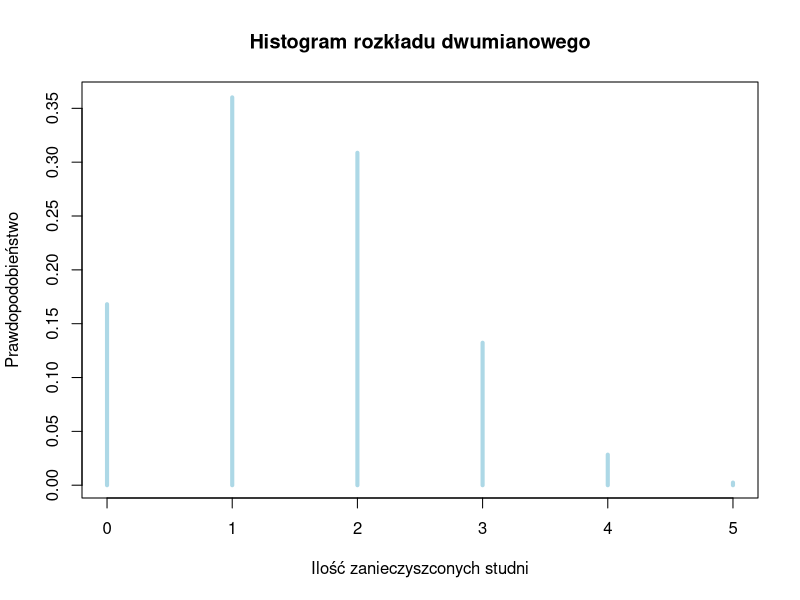
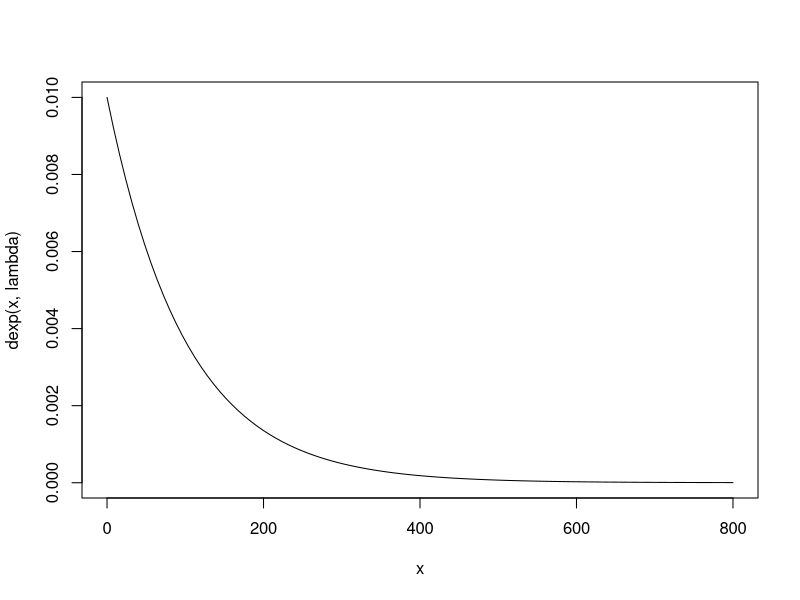
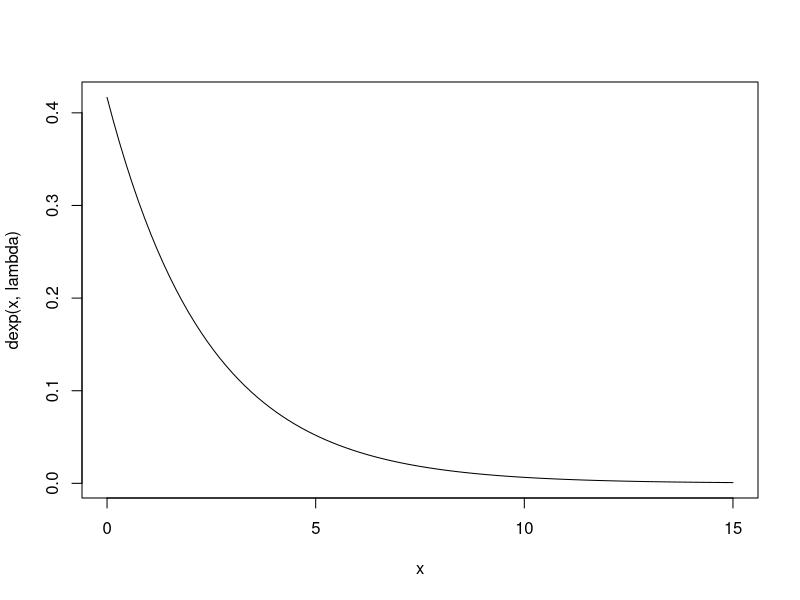
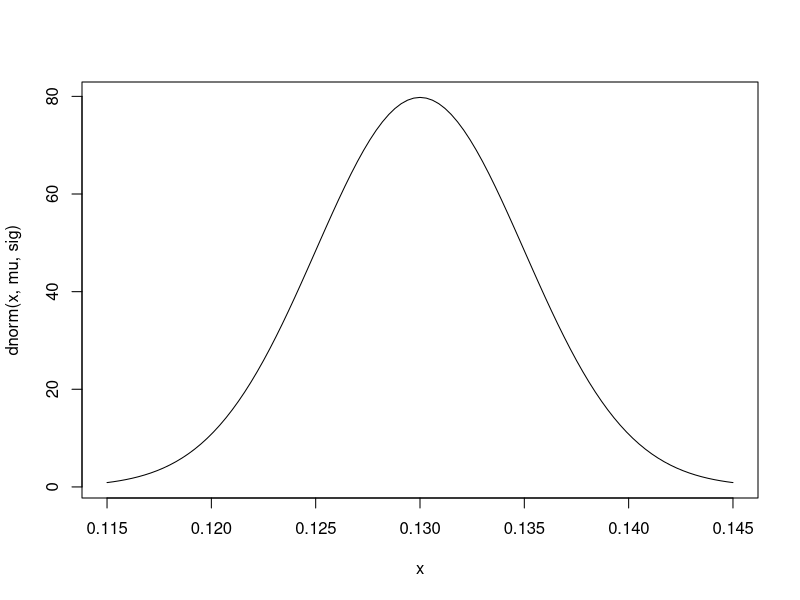

The R script that drew these images, in order:
################################################################################
#Zadanie 1 - rozkład dwumianowy

#5 oznacza liczbę zanieczyszczonych studni spośród wybranych

#(a)

#S ma rozkład dwumianiwy
n = 5
p = 0.3
x = 0:5
pr=dbinom(x,n,p)
rbind(x,pr)
#e = rbind(x,pr)
plot(x,pr,type="h", lwd=4, col="lightblue", main="Histogram rozkładu dwumianowego",xlab="Ilość zanieczyszconych studni",ylab="Prawdopodobieństwo")
#btw tak można się dostać do komórki e["pr",3]

#(b)

#(i)

dbinom(3,n,p) #d - funkcja gęstości
#P(S=3) = 0.1323

#(ii)

#P(S>=3) = P(S=3) + P(S=4) + P(S=5) = 0.16308
dbinom(3,n,p)+dbinom(4,n,p)+dbinom(5,n,p)
#P(S>=3) = 1 - P(S<3) = 1 - P(S<=2) = 1 - F(2) = 0.16308
1 - pbinom(2,n,p) #p - dystrybuanta

#(iii)

#P(S<3) = P(S>=2) = F(2) = 0.83692
pbinom(2,n,p)
dbinom(0,n,p) + dbinom(1,n,p) + dbinom(2,n,p)




################################################################################
#Zadanie 2 - rozkład dwumianowy
n = 8
p = 0.9
x = 0:8
pr=dbinom(x,n,p)
rbind(x,pr)

dbinom(8,n,p)
#P(B=8) = 0.4304672

dbinom(7,n,p)
#P(B=7) = 0.3826375

1 - pbinom(5,n,p)
#P(B>5) = 1 - F(5) = 0.961908po2

EX = sum(x*pr)
EX
# E(B) = 7.2
# Interpretacja:
# możemy spodziewać się, że przeciętnie
# liczba żarówek świecących ponad 500 godzin
# będzie wynosić 7

#SD(B)
var = sum(x^2*pr)-EX^2
var
SD = sqrt(var)
SD
# SD(B) = 0.8485281
# SD - odchylenie standardowe (standard deviation) 
#
# ODP:
# Mozemy spodziewać się, ze przeciętnie
# liczba żarówek świecących przez ponad 500 godzin
# będzie odchylała sie od średniej o 1 żarówkę

#Zadanie 3 - rozkład wykładniczy
lambda = 0.01
curve(dexp(x,lambda),0,800)

#P(x>200) = 1- F(200) = 0.1353353
1-pexp(200,lambda)

#P(X<100) = F(100) = 0.6321206
pexp(100,lambda)

#P(X<500) = P(X<=100) = F(500) = 0.9932621
pexp(500,lambda)

#Zadanie 4 - rozkład wykładniczy
EX = 2.4
lambda = 1/EX
curve(dexp(x,lambda),0,15)

#P(X>3) = 1- P(X<=3) = 1 - F(3) = 0.2865048
1 - pexp(3,lambda)

#P(2<=X>=3) = F(3) - F(2) = 0.1480934
pexp(3,lambda) - pexp(2,lambda)

#Zadanie 5 - rozkład normalny
mu = 0.13
sig = 0.005

curve(dnorm(x,mu,sig),mu-3*sig,mu+3*sig)

#P(0.12<x<0.14) = F(0.14) - F(0.12) = 0.9544997
pnorm(0.14,mu,sig) - pnorm(0.12,mu,sig)

#Zadanie

#Jeżeli próba jest duża (n>30) to rozkład
#dwumianowy możemy przybliżyć rozkładem normalnym
#X~app N(n*p,sqrt(n*p*(1-p)))

#P(X<=15) F(15) =
pnorm(15,n*p,sqrt(n*p*(1-p)))

################################################################################
# Zadanie 9

# x ma rozkład normalny
mu=200
sig=10
n= 25

### (a)
# Średnia z próby AVR~(mu,sig/sqrt(n))
# P(199<AVR<202) = F(202) - F(199)

pnorm(202,mu,sig/sqrt(n)) - pnorm(199,mu,sig/sqrt(n))
# odp: P(199<AVR<202) = F(202) - F(199) = 0.5328072

### (b)
# T = X_1+X_2+...+X_25 ~ N(mu*n,sqrt(n)(sig))

#P(T <= 5100) = F(5100)

pnorm(5100, mu*n, sqrt(n)*sig)

################################################################################
# Zadania 10 i 11 do chaty

################################################################################
# Przykład 5 z wykładu 3 (W3_RozkladyStatystyk.pdf)

p = 0.25
T = 232
n = 1000
phat = T / n # p z daszkiem -- proporcja z próby
# phat ~ N(p, sqrt(p*(1-p)/n))

# P(phat <= 232/1000) = F(232/1000)

pnorm(232/1000, p, sqrt(p*(1-p)/n))
# odp: 0.09433326













